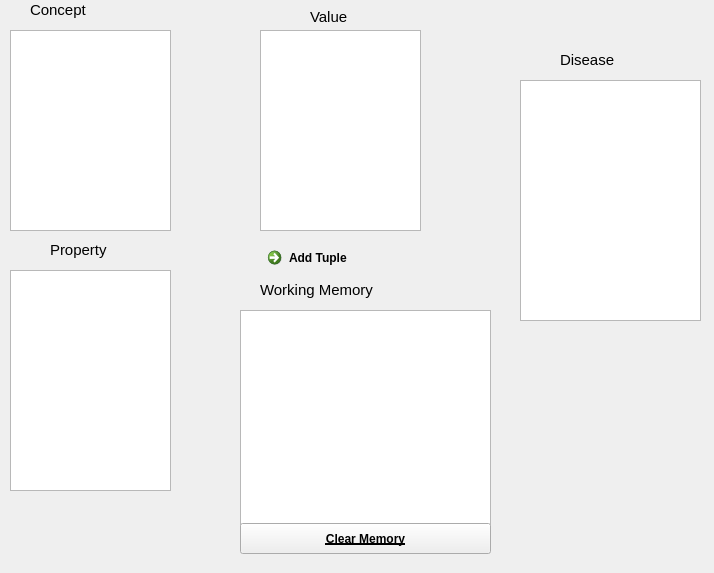
<?xml version="1.0" encoding="UTF-8"?>
<ui version="4.0">
 <class>Dialog</class>
 <widget class="QDialog" name="Dialog">
  <property name="geometry">
   <rect>
    <x>0</x>
    <y>0</y>
    <width>714</width>
    <height>573</height>
   </rect>
  </property>
  <property name="windowTitle">
   <string>Dialog</string>
  </property>
  <widget class="QListWidget" name="concept_list">
   <property name="geometry">
    <rect>
     <x>10</x>
     <y>30</y>
     <width>161</width>
     <height>201</height>
    </rect>
   </property>
  </widget>
  <widget class="QListWidget" name="property_list">
   <property name="geometry">
    <rect>
     <x>10</x>
     <y>270</y>
     <width>161</width>
     <height>221</height>
    </rect>
   </property>
  </widget>
  <widget class="QListWidget" name="value_list">
   <property name="geometry">
    <rect>
     <x>260</x>
     <y>30</y>
     <width>161</width>
     <height>201</height>
    </rect>
   </property>
  </widget>
  <widget class="QListWidget" name="memory_list">
   <property name="geometry">
    <rect>
     <x>240</x>
     <y>310</y>
     <width>251</width>
     <height>221</height>
    </rect>
   </property>
  </widget>
  <widget class="QListWidget" name="disease_list">
   <property name="geometry">
    <rect>
     <x>520</x>
     <y>80</y>
     <width>181</width>
     <height>241</height>
    </rect>
   </property>
  </widget>
  <widget class="QLabel" name="label">
   <property name="geometry">
    <rect>
     <x>30</x>
     <y>0</y>
     <width>71</width>
     <height>20</height>
    </rect>
   </property>
   <property name="font">
    <font>
     <pointsize>11</pointsize>
    </font>
   </property>
   <property name="text">
    <string>Concept</string>
   </property>
  </widget>
  <widget class="QLabel" name="label_2">
   <property name="geometry">
    <rect>
     <x>50</x>
     <y>240</y>
     <width>61</width>
     <height>20</height>
    </rect>
   </property>
   <property name="font">
    <font>
     <pointsize>11</pointsize>
    </font>
   </property>
   <property name="text">
    <string>Property</string>
   </property>
  </widget>
  <widget class="QLabel" name="label_3">
   <property name="geometry">
    <rect>
     <x>310</x>
     <y>10</y>
     <width>46</width>
     <height>13</height>
    </rect>
   </property>
   <property name="font">
    <font>
     <pointsize>11</pointsize>
    </font>
   </property>
   <property name="text">
    <string>Value</string>
   </property>
  </widget>
  <widget class="QLabel" name="label_4">
   <property name="geometry">
    <rect>
     <x>260</x>
     <y>280</y>
     <width>121</width>
     <height>20</height>
    </rect>
   </property>
   <property name="font">
    <font>
     <pointsize>11</pointsize>
    </font>
   </property>
   <property name="text">
    <string>Working Memory</string>
   </property>
  </widget>
  <widget class="QLabel" name="label_5">
   <property name="geometry">
    <rect>
     <x>560</x>
     <y>50</y>
     <width>71</width>
     <height>20</height>
    </rect>
   </property>
   <property name="font">
    <font>
     <pointsize>11</pointsize>
    </font>
   </property>
   <property name="text">
    <string>Disease</string>
   </property>
  </widget>
  <widget class="QCommandLinkButton" name="linkButton">
   <property name="geometry">
    <rect>
     <x>260</x>
     <y>240</y>
     <width>168</width>
     <height>41</height>
    </rect>
   </property>
   <property name="text">
    <string>Add Tuple</string>
   </property>
   <property name="icon">
    <iconset>
     <normaloff>../../../../../usr/share/icons/oxygen/22x22/actions/insert-horizontal-rule.png</normaloff>../../../../../usr/share/icons/oxygen/22x22/actions/insert-horizontal-rule.png</iconset>
   </property>
  </widget>
  <widget class="QPushButton" name="clearmemory">
   <property name="geometry">
    <rect>
     <x>240</x>
     <y>523</y>
     <width>251</width>
     <height>31</height>
    </rect>
   </property>
   <property name="font">
    <font>
     <pointsize>9</pointsize>
     <weight>75</weight>
     <bold>true</bold>
     <underline>true</underline>
    </font>
   </property>
   <property name="mouseTracking">
    <bool>true</bool>
   </property>
   <property name="text">
    <string>Clear Memory</string>
   </property>
   <property name="icon">
    <iconset>
     <normaloff>../../../../../usr/share/icons/oxygen/16x16/actions/application-exit.png</normaloff>../../../../../usr/share/icons/oxygen/16x16/actions/application-exit.png</iconset>
   </property>
  </widget>
 </widget>
 <resources/>
 <connections/>
</ui>
